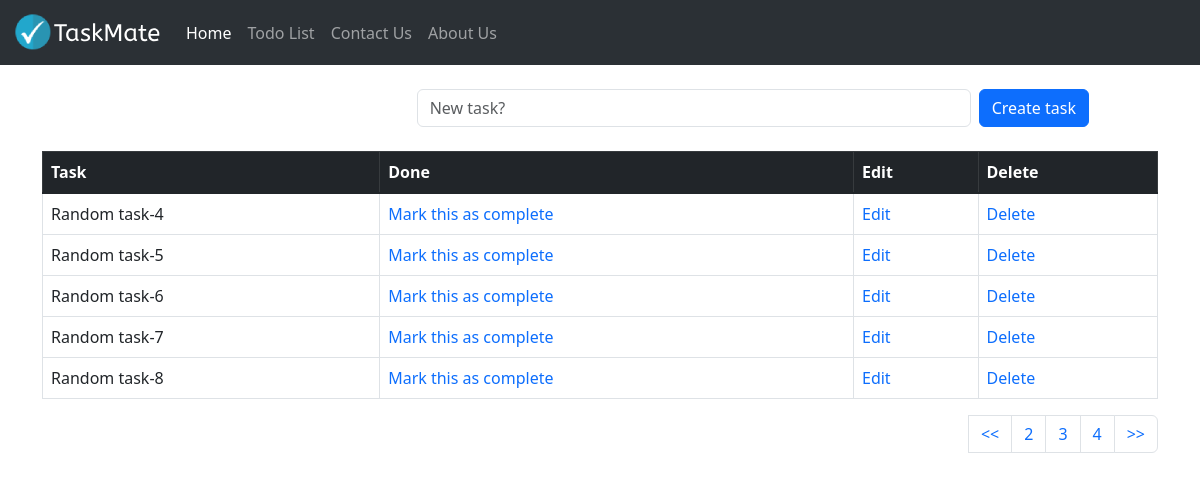
/todolist/?pg=3, run on the app's committed database.
### todolist_app/models.py (models this page shows, shortened)
class TaskList(models.Model):
    task = models.CharField(max_length=300)
    done = models.BooleanField(default=False)

### todolist_app/views.py (the view)
# urls.py: path('todolist/', include('todolist_app.urls')),
def todolist(request):
    if request.method == "POST":
        form = Taskform(request.POST or None)
        if form.is_valid:
            form.save()
        messages.success(request,("Task added successfully!"))
        return redirect('todolist')
    else:
        all_tasks = TaskList.objects.all()
        paginator = Paginator(all_tasks, 5)
        page = request.GET.get('pg')
        all_tasks = paginator.get_page(page)
        return render(request,'todolist.html',{'all_tasks':all_tasks})

### todolist_app/templates/todolist.html (shortened to what this page needs)
{% extends 'base.html' %}
{% block content %}
    <br/>
    <div class="container">
    <form method="POST" class="row align-items-center g-2">
        <label class="col-lg-4 col-form-label"></label>
        <div class="col-md-6 col-lg-6">
            <input type="text" class="form-control" placeholder="New task?" name="task">
        </div>
        <div class="col-lg-2">
            <button type="submit" class="btn btn-primary w-auto text-nowrap">Create task</button>
        </div>
    </form>
    <br/>
    <table class="table table-bordered" >
        <thead class="table table-dark"  >
            <tr>
                <th scope="col">Task</th>
                <th scope="col">Done</th>
                <th scope="col">Edit</th>
                <th scope="col">Delete</th>
                </tr>
        </thead>
        <tbody class="table-group-divider">
            {% if all_tasks%}
                {% for obj in all_tasks %}
                    {% if obj.done%}
                        <tr class="table table-success">
                            <td>{{obj.task}}</td>
                            <td><a href="{% url 'pending_task' obj.id %}" style="text-decoration: none;">Mark this as pending</a></td>
                            <td><a href="{% url 'edit_task' obj.id %}" style="text-decoration: none;">Edit</a></td>
                            <td><a href="{% url 'delete_task' obj.id %}" style="text-decoration: none;">Delete</a></td>
                        </tr>
                    {% else %}
                        <tr>
                            <td>{{obj.task}}</td>
                            <td><a href="{% url 'complete_task' obj.id %}" style="text-decoration: none;">Mark this as complete</a></td>
                            <td><a href="{% url 'edit_task' obj.id %}" style="text-decoration: none;">Edit</a></td>
                            <td><a href="{% url 'delete_task' obj.id %}" style="text-decoration: none;">Delete</a></td>
                        </tr>
                    {% endif %}
                {% endfor %}
            {% endif %}
        </tbody>
    </table>
    <nav aria-label="Page navigation example">
        <ul class="pagination justify-content-end">
        <li>
            <a class="page-link" href="?pg=1"><<</a>
        </li>
        {% if all_tasks.has_previous %}
            <li class="page-item"><a class="page-link" href="?pg={{ all_tasks.previous_page_number}}">{{ all_tasks.previous_page_number}}</a></li>
        {% endif %}
        <li class="page-item"><a class="page-link" href="?pg={{ all_tasks.number}}">{{ all_tasks.number}}</a></li>
        {% if all_tasks.has_next %}
            <li class="page-item"><a class="page-link" href="?pg={{ all_tasks.next_page_number}}">{{ all_tasks.next_page_number}}</a></li>
        {%endif%}
        <li class="page-item">
            <a class="page-link" href="?pg={{all_tasks.paginator.num_pages}}">>></a>
        </li>
        </ul>
    </nav>
</div>
{% endblock content %}

### data on the page
TaskList: task "Random task-4"
TaskList: task "Random task-5"
TaskList: task "Random task-6"
TaskList: task "Random task-7"
TaskList: task "Random task-8"

### other printed values
{{ all_tasks.previous_page_number }} "2"
{{ all_tasks.number }} "3"
{{ all_tasks.next_page_number }} "4"
